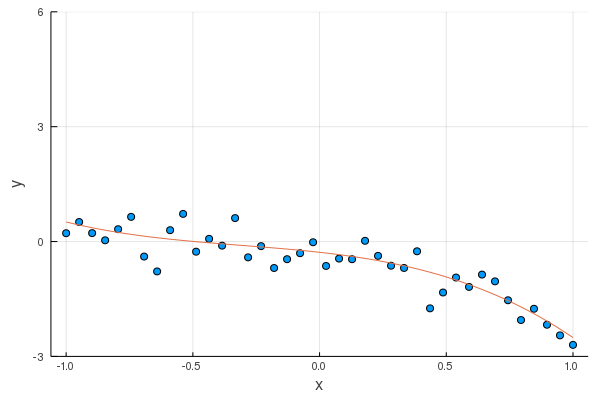

Here is the Julia script that generated this plot:
using Plots
using LinearAlgebra
using Distributions
using Random


M = 4
# for prior distribution about w
m = zeros(M)
Λ= I(M)

# known parameter about noise (Gaussian distribution)
λ= 0.3

mv = MvNormal(m, inv(Λ))

rep_num = 5
# for consistency with fig_3_06
Random.seed!(123)
w_arr = rand(mv, rep_num)
w_adopted = w_arr[:,rep_num]

function third_order_func(x, w_arr)
  feature = [1 x x^2 x^3]
  return dot(feature, w_arr)
end

x_arr = range(-1.0,1.0, length=40)
y_arr = rand.(Normal.(third_order_func.(x_arr, Ref(w_adopted)), λ), 1)
y_arr = [i[1] for i in y_arr] # any other way?
plot(x_arr, y_arr, seriestype=:scatter, legend=false,
     xlabel="x", ylabel="y", ylim=(-3,6))
x_grid = -1.0:0.01:1.0
y_grid = third_order_func.(x_grid, Ref(w_adopted))
plot!(x_grid, y_grid, legend=false)

savefig("fig_3_07.png")


